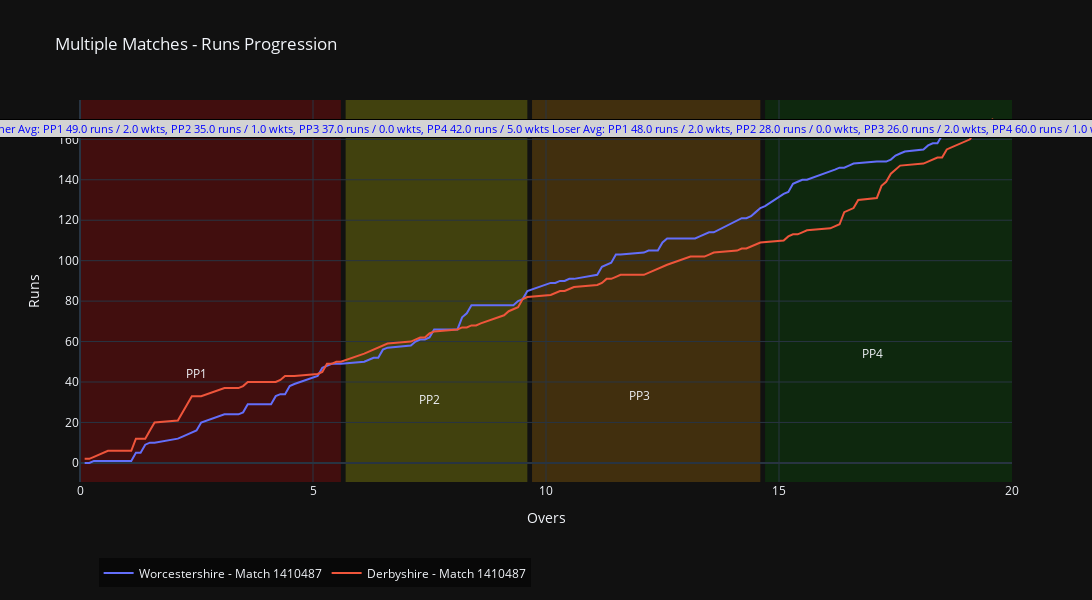

Here is the notebook cell this chart was saved with:
### Code cell
#[1410463,1410480,1410487]
match_ids =[1410487]

analyze_phase_patterns(df, match_ids)

### Figure 1 — Plotly figure (JSON) as saved in the notebook; plotly's stock layout.template omitted (floating-point values rounded to 4 significant figures)
{"data": [{"line": {"width": 2}, "mode": "lines", "name": "Worcestershire - Match 1410487", "type": "scatter", "x": [0.1, 0.2, 0.3, 0.4, 0.5, 0.6, 0.7, 1.1, 1.2, 1.3, 1.4, 1.5, 1.6, 2.1, 2.2, 2.3, 2.4, 2.5, 2.6, 3.1, 3.2, 3.3, 3.4, 3.5, 3.6, 3.7, 4.1, 4.2, 4.3, 4.4, 4.5, 4.6, 5.1, 5.2, 5.3, 5.4, 5.5, 5.6, 6.1, 6.2, 6.3, 6.4, 6.5, 6.6, 7.1, 7.2, 7.3, 7.4, 7.5, 7.6, 8.1, 8.2, 8.3, 8.4, 8.5, 8.6, 9.1, 9.2, 9.3, 9.4, 9.5, 9.6, 10.1, 10.2, 10.3, 10.4, 10.5, 10.6, 11.1, 11.2, 11.3, 11.4, 11.5, 11.6, 12.1, 12.2, 12.3, 12.4, 12.5, 12.6, 13.1, 13.2, 13.3, 13.4, 13.5, 13.6, 14.1, 14.2, 14.3, 14.4, 14.5, 14.6, 14.7, 15.1, 15.2, 15.3, 15.4, 15.5, 15.6, 16.1, 16.2, 16.3, 16.4, 16.5, 16.6, 17.1, 17.2, 17.3, 17.4, 17.5, 17.6, 17.7, 18.1, 18.2, 18.3, 18.4, 18.5, 18.6, 19.1, 19.2, 19.3, 19.4, 19.5, 19.6], "y": [0, 0, 1, 1, 1, 1, 1, 1, 5, 5, 9, 10, 10, 12, 13, 14, 15, 16, 20, 24, 24, 24, 24, 25, 29, 29, 29, 33, 34, 34, 38, 39, 43, 47, 48, 49, 49, 49, 50, 51, 52, 52, 56, 57, 58, 60, 61, 61, 62, 66, 66, 72, 74, 78, 78, 78, 78, 78, 78, 80, 81, 85, 89, 89, 90, 90, 91, 91, 93, 97, 98, 99, 103, 103, 104, 105, 105, 105, 109, 111, 111, 111, 112, 113, 114, 114, 120, 121, 121, 122, 124, 126, 127, 133, 134, 138, 139, 140, 140, 144, 145, 146, 146, 147, 148, 149, 149, 149, 150, 152, 153, 154, 155, 157, 158, 158, 162, 163, 167, 167, 167, 168, 168, 169]}, {"line": {"width": 2}, "mode": "lines", "name": "Derbyshire - Match 1410487", "type": "scatter", "x": [0.1, 0.2, 0.3, 0.4, 0.5, 0.6, 1.1, 1.2, 1.3, 1.4, 1.5, 1.6, 2.1, 2.2, 2.3, 2.4, 2.5, 2.6, 3.1, 3.2, 3.3, 3.4, 3.5, 3.6, 4.1, 4.2, 4.3, 4.4, 4.5, 4.6, 5.1, 5.2, 5.3, 5.4, 5.5, 5.6, 6.1, 6.2, 6.3, 6.4, 6.5, 6.6, 7.1, 7.2, 7.3, 7.4, 7.5, 7.6, 8.1, 8.2, 8.3, 8.4, 8.5, 8.6, 9.1, 9.2, 9.3, 9.4, 9.5, 9.6, 10.1, 10.2, 10.3, 10.4, 10.5, 10.6, 11.1, 11.2, 11.3, 11.4, 11.5, 11.6, 12.1, 12.2, 12.3, 12.4, 12.5, 12.6, 13.1, 13.2, 13.3, 13.4, 13.5, 13.6, 14.1, 14.2, 14.3, 14.4, 14.5, 14.6, 15.1, 15.2, 15.3, 15.4, 15.5, 15.6, 16.1, 16.2, 16.3, 16.4, 16.5, 16.6, 16.7, 17.1, 17.2, 17.3, 17.4, 17.5, 17.6, 18.1, 18.2, 18.3, 18.4, 18.5, 18.6, 18.7, 19.1, 19.2, 19.3, 19.4, 19.5, 19.6], "y": [2, 2, 3, 4, 5, 6, 6, 12, 12, 12, 16, 20, 21, 25, 29, 33, 33, 33, 37, 37, 37, 37, 38, 40, 40, 40, 41, 43, 43, 43, 44, 45, 49, 49, 50, 50, 54, 55, 56, 57, 58, 59, 60, 61, 62, 62, 64, 65, 66, 67, 67, 68, 68, 69, 73, 75, 76, 77, 81, 82, 83, 84, 85, 85, 86, 87, 88, 89, 91, 91, 92, 93, 93, 94, 95, 96, 97, 98, 102, 102, 102, 102, 103, 104, 105, 106, 106, 107, 108, 109, 110, 112, 113, 113, 114, 115, 116, 117, 118, 124, 125, 126, 130, 131, 137, 139, 143, 145, 147, 148, 149, 150, 151, 151, 155, 156, 160, 164, 165, 167, 169, 170]}], "layout": {"annotations": [{"font": {"size": 12}, "showarrow": false, "text": "PP1", "x": 2.5, "y": 44.1}, {"font": {"size": 12}, "showarrow": false, "text": "PP2", "x": 7.5, "y": 31.5}, {"font": {"size": 12}, "showarrow": false, "text": "PP3", "x": 12, "y": 33.3}, {"font": {"size": 12}, "showarrow": false, "text": "PP4", "x": 17, "y": 54}, {"align": "left", "bgcolor": "lightgray", "bordercolor": "black", "borderwidth": 1, "font": {"color": "blue", "size": 10.8}, "showarrow": false, "text": "Winner Avg: PP1 49.0 runs / 2.0 wkts, PP2 35.0 runs / 1.0 wkts, PP3 37.0 runs / 0.0 wkts, PP4 42.0 runs / 5.0 wkts\nLoser Avg: PP1 48.0 runs / 2.0 wkts, PP2 28.0 runs / 0.0 wkts, PP3 26.0 runs / 2.0 wkts, PP4 60.0 runs / 1.0 wkts", "x": 0.5, "xref": "paper", "y": 0.95, "yref": "paper"}], "height": 600, "legend": {"bgcolor": "rgba(0, 0, 0, 0.5)", "orientation": "h", "x": 0.02, "y": -0.2}, "shapes": [{"fillcolor": "red", "layer": "below", "line": {"width": 0}, "opacity": 0.2, "type": "rect", "x0": 0, "x1": 5.6, "xref": "x", "y0": 0, "y1": 1, "yref": "y domain"}, {"fillcolor": "yellow", "layer": "below", "line": {"width": 0}, "opacity": 0.2, "type": "rect", "x0": 5.7, "x1": 9.6, "xref": "x", "y0": 0, "y1": 1, "yref": "y domain"}, {"fillcolor": "orange", "layer": "below", "line": {"width": 0}, "opacity": 0.2, "type": "rect", "x0": 9.7, "x1": 14.6, "xref": "x", "y0": 0, "y1": 1, "yref": "y domain"}, {"fillcolor": "green", "layer": "below", "line": {"width": 0}, "opacity": 0.2, "type": "rect", "x0": 14.7, "x1": 20, "xref": "x", "y0": 0, "y1": 1, "yref": "y domain"}], "title": {"text": "Multiple Matches - Runs Progression"}, "width": 1100, "xaxis": {"autorange": true, "range": [0, 20], "title": {"text": "Overs"}, "type": "linear"}, "yaxis": {"autorange": true, "range": [-9.444, 179.4], "title": {"text": "Runs"}, "type": "linear"}}}
